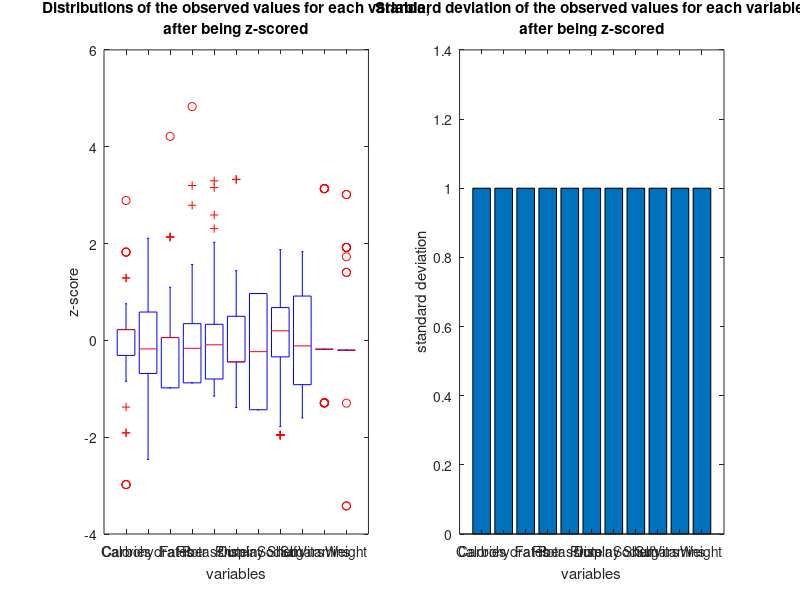
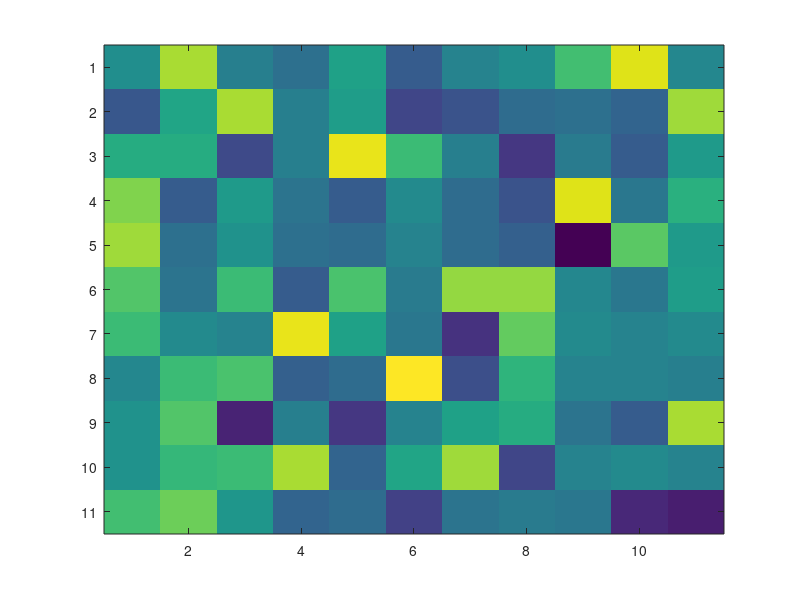

Write MATLAB code to recreate these figures, in order. (Note: this script raises an error after producing the figures.)
% PCA Tutorial
% Computational Neuroscience, Neurology, and Psychiatry Journal Club
% 29 January 2018
%
% Answers to the exercises are at the end of the script.
%
% Gabrielle M. Schroeder
% Newcastle University School of Computing
% Contact: g.m.schroeder1@hcl.ac.uk

close all; clearvars; clc

%% Divergent colormap, to use for plots
% red = positive, blue = negative, when centered at zero
m=51;    
m1 = floor(m*0.5);
r = (0:m1-1)'/max(m1,1);
g = r;
r = [r; ones(m1+1,1)];
g = [g; 1; flipud(g)];
b = flipud(r);
my_colormap=[r g b];

%% Load data
% We will use MATLAB data on breakfast cereals
load cereal.mat

data=[Calories Carbo Fat Fiber Potass Protein Shelf Sodium Sugars Vitamins Weight];
var_names={'Calories','Carbohydrates','Fat','Fiber',...
    'Potassium','Protein','Display Shelf','Sodium','Sugars','Vitamins','Weight'};
clearvars -except var_names data Variables Name Mfg Type my_colormap

% Excluded Cups because many cereals don't have this data, and PCA doesn't
% work well with missing values

%% Remove observations with missing values
% missing values are -1 in this dataset
imagesc(data<0) 
title('Missing values (yellow)')
xlabel('variables')
ylabel('observations')
[i,j]=find(data<0);
keep_obs=ones(1,size(data,1));
keep_obs(i)=0;
data=data(keep_obs==1,:);

% other info about observations (name, manufacturer, type)
Name=Name(keep_obs==1);
Mfg=Mfg(keep_obs==1);
Type=Type(keep_obs==1);

%% Info about data 
close all

n = size(data,1); % number of observations 
p = size(data,2); % number of variables

disp([num2str(n) ' observations']);
disp([num2str(p) ' variables']);

%% Look at distributions of values for each variable
f=figure(1);
set(f,'Position',[50 50 1200 500]);

% boxplots for each variable
subplot(1,2,1)
boxplot(data)
set(gca,'XTick',1:p,'XTickLabel',var_names);
xtickangle(45)
title('Distributions of the observed values for each variable')
ylabel('variable-specific units')
xlabel('variables')

% standard deviation for each variable
subplot(1,2,2)
bar(std(data))
set(gca,'XTick',1:p,'XTickLabel',var_names);
xtickangle(45)
title('Standard deviation of the observed values for each variable')
xlabel('variables')
ylabel('standard deviation, in variable-specific units')

%% Standardize

% For this dataset, we need to z-score each column (i.e., the values for
% each variable) because the data have different units and scales -
% otherwise, the PCs will be dominated by the variables that have the
% largest variance (here, sodium and potassium)
%
% To convert the values to z-scores, for each column (i.e., each variable),
% we
% 1) Subtract the mean value, then
% 2) Divide by the standard deviation

[data_proc,data_mu,data_std]=zscore(data); % z score each column

% To see what happens if you don't standardize this dataset, you could
% instead run the below code, which just centers the data (i.e., subtracts
% the mean value):

%%%data_proc=detrend(data,'constant'); % center each column 

% Here are the new distributions:
f=figure(1);
set(f,'Position',[50 50 1200 500]);

% boxplots for each variable
subplot(1,2,1)
boxplot(data_proc)
set(gca,'XTick',1:p,'XTickLabel',var_names);
xtickangle(45)
title({'Distributions of the observed values for each variable,','after being z-scored'})
ylabel('z-score')
xlabel('variables')

% standard deviation for each variable
subplot(1,2,2)
bar(std(data_proc))
set(gca,'XTick',1:p,'XTickLabel',var_names);
xtickangle(45)
title({'Standard deviation of the observed values for each variable,', 'after being z-scored'})
xlabel('variables')
ylabel('standard deviation')
%%%%%%%%%%%%%%%%%%%%%%%%%%%%%%%%%%%%%%%%%%%%%%%%%%%%%%%%%%%%%%%%%%%%%%%%%%%
%% Part 1: Perform PCA using built in MATLAB function

%  pca Principal Component Analysis (pca) on raw data.
%     COEFF = pca(X) returns the principal component coefficients for the N
%     by P data matrix X. Rows of X correspond to observations and columns to
%     variables. Each column of COEFF contains coefficients for one principal
%     component. The columns are in descending order in terms of component
%     variance (LATENT). pca, by default, centers the data and uses the
%     singular value decomposition algorithm. For the non-default options,
%     use the name/value pair arguments.

% Our data is the in correct format: the values for each observation 
% (= each cereal) each make up one row

[coeff, score, ~, ~, explained, ~] = pca(data_proc,'centered',true);

% By default, the MATLAB pca function centers (but does NOT standardize -
% i.e., z-score) each column of the data. This step is redundant since we
% already centered the data before performing PCA.
% Be aware that PCA functions in other programs may have different
% defaults!

%% Loadings/coefficients of principal components
% Each column corresponds to a PC

figure(2)
imagesc(coeff)
set(gca,'YTick',1:p,'YTickLabels',var_names);
xlabel('PCs')
ylabel('original variables')
colormap(my_colormap)
caxis([-1*max(abs(coeff(:))),max(abs(coeff(:)))]) % center colormap at zero
colorbar

%% Percentage of variance explained by each PC

figure(3)

% Percentage explained by each PC - called a "scree plot"
subplot(1,2,1)
plot(explained,'ko:','LineWidth',2);
xlim([1 p])
title('Percentage explained (scree plot)')
xlabel('PC #')
ylabel('% explained')

% Percentage explained by the sum of r PCs
subplot(1,2,2)
plot(cumsum(explained),'ko:','LineWidth',2)
ylim([0 100])
xlim([1 p])
title('Cumulative percentage explained')
xlabel('number of PCs')
ylabel('% explained')


%% Reoconstructing the data using the PC coefficients and scores 
% We can reconstruct the original dataset by multiplying the matrix of 
% PC scores (= each observation in terms of a combination of the PCs, size
% n x p)
% and the matrix of 
% coefficients (= the linear combinations of variables that make up each
% PC, size p x p)
%
% To do so, we multiply score * coeff'
% (We take the transpose the coefficients matrix because we want each
% row of score to correspond to the PC scores of one observation, and each 
% column of coeff to correspond to one variable (and its loading in each PC).

f=figure(4);
set(f,'Position',[50 50 1000 700]);

% Here's the "score" matrix - the data in terms of the PCs, rather than the
% original variables
subplot(2,2,1)
imagesc(score)
caxis([-1*max(abs(score(:))),max(abs(score(:)))]) % center colormap at zero
colormap(my_colormap)
title('Data in terms of PCs (PC scores)')
ylabel('observations')
xlabel('PC #')
set(gca,'XTick',1:p)
colorbar

% We've already plotted this, but as a reminder, here are the coefficients
% of the PCs - this time with each row corresponding to a PC
subplot(2,2,2)
imagesc(coeff')
set(gca,'XTick',1:p,'XTickLabels',var_names);
xtickangle(45)
title('Coefficients of each PC')
ylabel('PCs')
xlabel('original variables')
colormap(my_colormap)
caxis([-1*max(abs(coeff(:))),max(abs(coeff(:)))]) % center colormap at zero
colorbar

% Here's the original data, after pre-processing (i.e., centered or
% z-scored)
subplot(2,2,3)
imagesc(data_proc)
caxis([-1*max(abs(data_proc(:))),max(abs(data_proc(:)))]) % center colormap at zero
colormap(my_colormap)
title('Original data matrix, preprocessed')
ylabel('observations')
xlabel('variables')
set(gca,'XTick',1:p,'XTickLabels',var_names)
xtickangle(45)
colorbar

% And now here's the reconstructed data, using the PC coefficients and
% scores
subplot(2,2,4)
data_recon=score*coeff';
imagesc(data_recon)
caxis([-1*max(abs(data_recon(:))),max(abs(data_recon(:)))]) % center colormap at zero
colormap(my_colormap)
title('Data reconstructed from the PC coefficients and scores')
ylabel('observations')
xlabel('variables')
set(gca,'XTick',1:p,'XTickLabels',var_names)
xtickangle(45)
colorbar

%% Reconstructing the original data, before pre-processing
% Note that if you wanted to reconstruct the original data (before it was
% z-scored) you could do so by multipying each column by the
% original standard deviation of the corresponding variable, and then
% adding the original mean value of the variable.
%
% EXERCISE 1: Write the code for computing the original data matrix.
% When we computed the z-scores, we stored the column means as data_mu and
% the column standard deviations as data_std. Also remember that we've
% stored our reconstruction of the pre-processed ata as data_recon.
%
% Hint: the MATLAB functions bsxfun or repmat (you will only need one) will
% be useful for adding/multiplying each column of the data by a vector. If
% you aren't familiar with MATLAB code, try starting with "pseudocode" -
% write down what you want each step to do, in the order they should be
% executed.
%
% Put your answer in the below code to compare your reconstruction to the
% original data matrix.


%my_recon = <your reconstruction>

% plot
f=figure(5);
set(f,'Position',[50 50 1000 500]);

% Your reconstruction
subplot(1,2,2)
imagesc(my_recon)
title('My reconstruction of the original data matrix')
ylabel('observations')
xlabel('variables')
set(gca,'XTick',1:p,'XTickLabels',var_names)
xtickangle(45)
colorbar
colormap parula

% The original data, before preprocessing
subplot(1,2,1)
imagesc(data)
title('Original data matrix')
ylabel('observations')
xlabel('variables')
set(gca,'XTick',1:p,'XTickLabels',var_names)
xtickangle(45)
colorbar
colormap parula

%% Use first r PCs to reconstruct data

% Often, however, we want to use the computed PCs to construct an
% approximation of the original data. We do so using the same method -
% score * coeff'
% but this time, only use the first r components:
% score(:,1:r) * coeff(:,1:r)'
% This is a (n x r) matrix times a (r x p) matrix, which results in the
% desired (n x p) matrix
%
% We'll make a few reconstructions using successively more PCs

n_pc=1:6; % how many PCs to use for each reconstruction 
data_part_recon=zeros(n,p,length(n_pc)); % array for storing reconstructions

try close(6); catch ; end
f=figure(6);
set(f,'Position',[50 50 1200 700]);

count=1;
for i=n_pc
    ax=subplot(2,ceil(length(n_pc)/2),count);
    recon=(score(:,1:i)*coeff(:,1:i)'); % (n x r) * (r x p) --> n x p
    imagesc(recon);
    
    % We'll use the colorbar limits of our preprocessed data matrix so it's
    % easier to compare the reconstruction with the data (hopefully they
    % should be the same!)
    caxis([-1*max(abs(data_proc(:))),max(abs(data_proc(:)))]) % center colormap at zero
    title(['r=' num2str(i)])
    ylabel('observations')
    set(gca,'XTick',1:p,'XTickLabels',var_names,'YTick',[])
    xtickangle(45)
    colormap(my_colormap)
    
    % This code keeps the plot the same size when you add the colorbar
    % (normally it shrinks the plot)
    if i==n_pc(end)
        pos=get(ax,'Position');
        colorbar
        set(gca,'Position',pos);
    end
    
    data_part_recon(:,:,count)=recon; % save reconstruction in array
    count=count+1;
end
clearvars i recon pos ax count
suptitle('Reconstruction of data using first r PCs')

%% How does each PC contribute to the data reconstruction?
% Our reconstruction with r PCs is the sum of r rank 1 matrices (each one
% corresponding to a PC)
%
% "Rank 1" just means that each row of the matrix is a multiple of the same
% vector (here, the PC coefficients).
% The score of each observation tells you what to multiply the PC by for 
% each row.

n_pc=1:8; 

try close(7); catch ; end
f=figure(7);
set(f,'Position',[50 50 1200 700]);

count=1;
for i=n_pc
    ax=subplot(2,ceil(length(n_pc)/2),count); 
    rankone_mat=(score(:,i)*coeff(:,i)'); % (n x 1) * (1 x p) --> n x p
    imagesc(rankone_mat);
    caxis([-1*max(abs(data_proc(:))),max(abs(data_proc(:)))]) % center colormap at zero
    title(['r=' num2str(i)])
    set(gca,'XTick',1:p,'XTickLabels',var_names,'YTick',[])
    xtickangle(45)
    colormap(my_colormap)
    if i==n_pc(end)
        pos=get(ax,'Position');
        colorbar
        set(gca,'Position',pos);
    end
    
    count=count+1;
end
clearvars i rankone_mat pos ax count
suptitle('Contribution of each PC to the data reconstruction using first r PCs')

%% Using PCA for visualization

% Our data in the original variable space - each pair of variables plotted
% vs each other
corrplot(data_proc)

%% Now, plot the data in PC space 

% Choose two PCs 
pc1=1;
pc2=2;

% Plot
figure(9);
subplot(1,2,1)

scatter(score(:,pc1),score(:,pc2),'fill')
hold on
text(score(:,pc1),score(:,pc2),Name,'FontSize',6) % plot name of each cereal
hold off
xlabel(['PC ' num2str(pc1) ' scores']);
ylabel(['PC ' num2str(pc2) ' scores']);
title('Cereals')

subplot(1,2,2)
gscatter(score(:,pc1),score(:,pc2),Mfg)
xlabel(['PC ' num2str(pc1) ' scores']);
ylabel(['PC ' num2str(pc2) ' scores']);
title('Cereals, coloured by manufacturer')

%% Project new data into PC space
% When projecting new data into the PC space, we want to multiply the PC
% coefficients (with each PC = one row) by the new observations (each
% column = one observation).
% If you ever want to check your math - try using this method to project
% the original data into PC space, and then check that you get the same
% answer as MATLAB!

% Data for Special K Red Berries
data_new=[110 27-9 0 3 70 2 1 190 9 25 1.1];

% First, normalize by mean and standard deviation of the original data set
data_new_proc=bsxfun(@minus,data_new,data_mu);
data_new_proc=bsxfun(@rdivide,data_new_proc,data_std);

% Then, multiply by PC coefficients
score_new=coeff'*data_new_proc';
score_new=score_new'; % take the transpose so each row = one observation

% PC scores to plot
pc1=1;
pc2=2;

% Plot new point in PC space
figure(10);
scatter(score(:,pc1),score(:,pc2),'b','fill')
hold on
scatter(score_new(pc1),score(pc2),'r','fill') % new data
% Note that if we had multiple new observations, the code would instead be
% scatter(score_new(:,pc1),score(:,pc2),'r','fill')
hold off
xlabel(['PC ' num2str(pc1) ' scores']);
ylabel(['PC ' num2str(pc2) ' scores']);
title('Cereals')

%%%%%%%%%%%%%%%%%%%%%%%%%%%%%%%%%%%%%%%%%%%%%%%%%%%%%%%%%%%%%%%%%%%%%%%%%%%
%% Part 2: Finding PCs using the covariance matrix
%  We can also find the principal components ourselves by finding the 
% eigenvectors of the covariance or correlation matrix

% Covariance matrix (if z-scored first, will be correlation matrix)
C=cov(data_proc); % each column corresponds to a variable
figure(11)
imagesc(C)
axis square; axis off
xlabel('variables')
ylabel('variables')
title('Covariance matrix (correlation matrix if data was standardized)')
colorbar

%% Compute PCs
% We will use MATLAB's function eig to find the eigenvalues
%
% PC will contain each principal component (each eigenvector) as a column.
% V will be a diagonal matrix with the corresponding eigenvalues on the
% diagonal, in ascending order (lowest to highest).

[PC,V]=eig(C);

% Plot
f=figure(12);
set(f,'Position',[50 50 900 500]);

subplot(1,2,1)
imagesc(PC)
set(gca,'YTick',1:p,'YTickLabels',var_names);
title('PCs computed from covariance matrix (not in order of importance!)')
xlabel('PCs')
ylabel('original variables')
colormap(my_colormap)
caxis([-1*max(abs(coeff(:))),max(abs(coeff(:)))]) % center colormap at zero
colorbar

subplot(1,2,2)
imagesc(V)
colorbar
title('Diagonal matrix with eigenvalues')
axis square; axis off

%% Re-order eigenvectors and eigenvalues, and take diagonal of eigenvalue matrix
% However, the PC with the LARGEST eigenvalue is the one that explains the
% most variation, so we want that one to be first.
% We also just need the diagonal V, which contains the eigenvalues

% Diagonal of V = lambda, the eigenvalues
lambda=diag(V);

% Put eigenvalues and eigenvectors in descending order
[lambda,idx]=sort(lambda,'descend'); % reorder eigenvalues
PC=PC(:,idx);                        % reorder eigenvectors

% Plot

figure(12)
subplot(1,2,1)
imagesc(PC)
set(gca,'YTick',1:p,'YTickLabels',var_names);
title('PCs computed from covariance matrix')
xlabel('PCs')
ylabel('original variables')
colormap(my_colormap)
caxis([-1*max(abs(coeff(:))),max(abs(coeff(:)))]) % center colormap at zero
colorbar

subplot(1,2,2)
bar(lambda)
title('Spectrum of eigenvalues')

%% Amount of variance explained
% The eigenvalues are proportional to the total amount of variance, which
% is the trace (= sum of the diagonal elements) of the covariance matrix:

var_explained=lambda./trace(C);

% Plot
figure(13)
plot(var_explained,'bo:','LineWidth',2);
xlim([1 p])
title('Percentage explained (scree plot), computed from eigenvalues')
xlabel('PC #')
ylabel('% explained')

%% All that is left to do is to project the data onto the PCs
% EXERCISE 2: Project the data (data_proc) onto the PCs that you found.
% You will use the same method as before when we projected new data onto our
% MATLAB PCs.
% Make each column in your project correspond to the scores of one PC, and
% each row corespond to an observation.

%pc_score=<your projections here>

% Plot
pc1=1;
pc2=2;

figure(14);
scatter(pc_score(:,pc1),pc_score(:,pc2),'fill')
xlabel(['PC ' num2str(pc1) ' scores']);
ylabel(['PC ' num2str(pc2) ' scores']);
title('Cereals in PC space')




%% ANSWERS TO EXERCISES

% EXERCISE 1
% Reconstructing the original data matrix
my_recon = bsxfun(@times,data_recon,data_std);
my_recon = bsxfun(@plus,my_recon,data_mu); 

% EXERCISE 2
% Projecting the data onto the principal components
pc_score=PC'*data_proc';
pc_score=pc_score';



